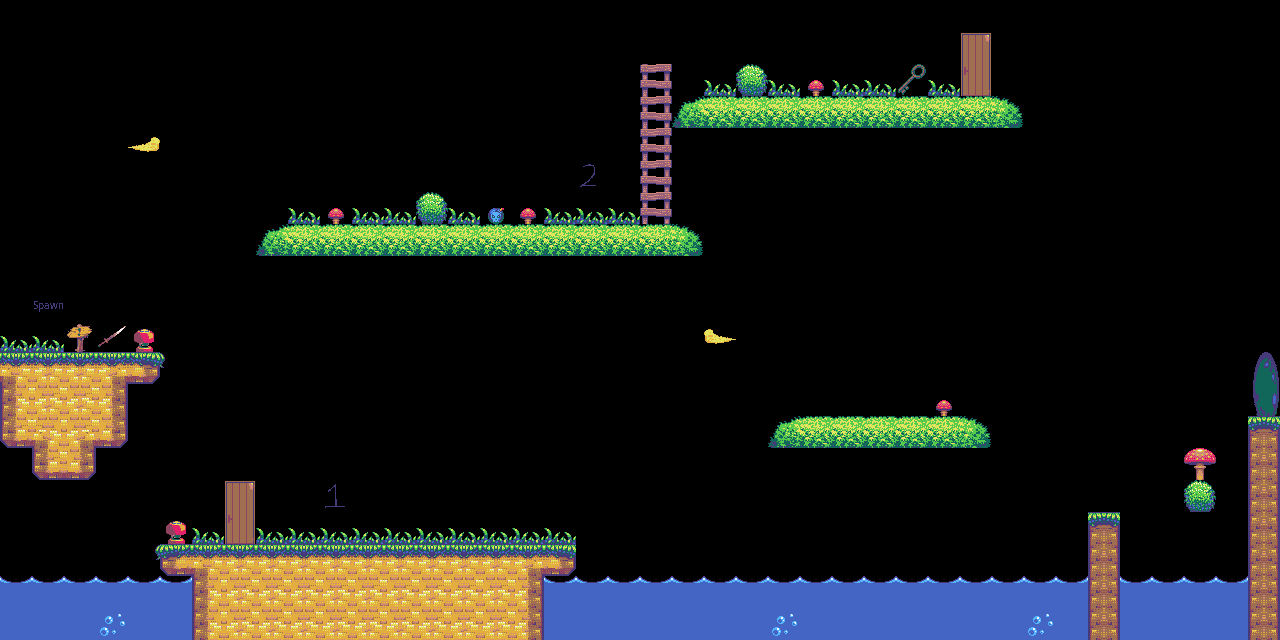

Below is a game level as drawn by its tile map, then a one-line description and the .tmx file that defines it, in full:
An orthogonal 40x20 tile map with 32x32 px tiles, 1 tile layer (Tile Layer 1).

<map version="1.10" tiledversion="1.12.0" orientation="orthogonal" renderorder="right-down" width="40" height="20" tilewidth="32" tileheight="32" infinite="0" nextlayerid="2" nextobjectid="1">
 <editorsettings>
  <export target="map_0_2.json" format="json" />
 </editorsettings>
 <tileset firstgid="1" source="../images/tiles.tsx" />
 <layer id="1" name="Tile Layer 1" width="40" height="20">
  <data encoding="csv">
124,124,0,0,0,0,0,0,0,0,0,0,0,0,0,0,0,0,0,0,128,0,0,0,0,0,0,0,0,136,136,136,0,0,0,0,0,0,0,0,
0,0,0,0,0,0,0,0,0,0,0,0,0,0,0,0,0,0,0,0,124,136,136,136,136,136,136,136,136,136,68,136,0,0,0,0,0,0,0,0,
0,0,0,0,0,0,0,0,0,0,0,0,0,0,0,0,0,0,0,0,67,136,97,98,97,106,97,97,109,97,76,136,0,0,0,0,0,0,0,0,
0,0,0,0,0,0,0,0,0,0,0,0,0,0,0,0,0,0,0,0,75,85,86,86,86,86,86,86,86,86,86,87,0,0,0,0,0,0,0,0,
0,0,0,0,120,0,0,0,0,0,0,0,0,71,0,0,0,0,0,0,75,0,0,0,0,0,0,0,0,0,0,0,0,0,0,0,0,0,0,0,
0,0,0,0,0,0,0,0,0,126,126,126,0,124,0,126,126,126,116,126,75,0,0,0,0,0,0,0,0,0,0,0,0,0,0,0,0,0,0,0,
0,0,0,0,0,0,0,0,126,97,106,97,97,98,97,113,106,97,97,97,75,126,0,0,0,0,0,0,0,0,0,0,0,0,0,0,0,0,0,0,
0,0,0,0,0,0,0,0,85,86,86,86,86,86,86,86,86,86,86,86,86,87,0,0,0,0,0,0,0,0,0,0,0,0,0,0,0,0,0,0,
0,0,0,0,0,0,0,0,0,0,0,0,0,0,0,0,0,0,0,0,0,0,0,0,0,0,0,0,0,0,0,0,0,0,0,0,0,0,0,0,
0,114,0,0,0,0,0,0,0,0,0,0,0,0,0,0,0,0,0,0,0,0,0,0,0,0,0,0,0,0,0,0,0,0,0,0,0,0,0,0,
97,97,108,110,118,0,0,0,0,0,0,0,0,0,0,0,0,0,0,0,0,0,119,0,0,0,0,0,0,0,0,0,0,0,0,0,0,0,0,0,
3,4,5,6,7,8,0,0,0,0,0,0,0,0,0,0,0,0,0,0,0,0,0,0,0,0,0,127,0,125,0,0,0,0,0,0,0,0,0,69,
11,12,13,14,15,0,0,0,0,0,0,0,0,0,0,0,0,0,0,0,0,0,0,0,0,0,0,125,0,106,0,0,0,0,0,0,0,0,0,77,
19,20,21,22,23,0,0,0,0,0,0,0,0,0,0,0,0,0,0,0,0,0,0,0,85,86,86,86,86,86,87,0,0,0,0,0,0,0,0,10,
0,28,29,30,31,0,0,0,0,0,0,0,0,0,0,0,0,0,0,0,0,0,0,0,0,0,0,0,0,0,0,0,0,0,0,0,0,107,0,18,
0,0,0,0,0,0,0,68,0,0,115,0,0,0,0,0,0,0,0,0,0,0,0,0,0,0,0,0,0,0,0,0,0,0,0,0,0,98,0,18,
0,0,0,0,0,118,97,76,97,97,97,97,97,97,97,97,97,97,0,0,0,0,0,0,0,0,0,0,0,0,0,0,0,0,10,0,0,0,0,18,
0,0,0,0,1,2,3,4,5,5,5,5,5,5,5,5,6,7,0,0,0,0,0,0,0,0,0,0,0,0,0,0,0,0,18,0,0,0,0,18,
65,65,65,65,65,66,11,12,12,12,12,12,12,12,12,13,14,65,65,65,65,65,65,65,65,65,65,65,65,65,65,65,65,65,18,65,65,65,65,18,
74,74,74,73,74,74,11,12,13,13,13,13,13,13,13,13,14,74,74,74,74,74,74,74,73,74,74,74,74,74,74,74,73,74,18,74,74,74,74,18
</data>
 </layer>
</map>
